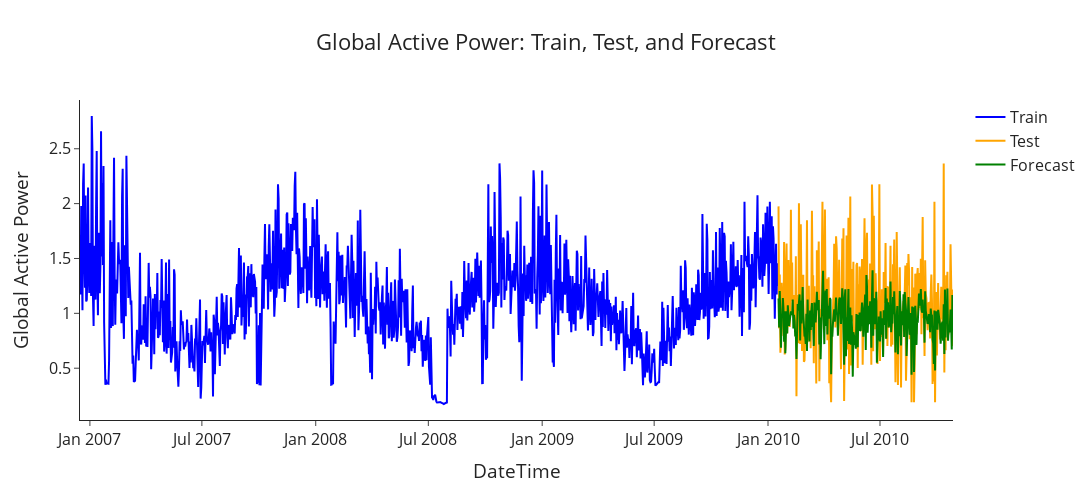

Here is the notebook cell this chart was saved with:
### Code cell
plot_forecasts2(
    train=train_actual.flatten(),
    test=y_test_actual.flatten(),
    forecasts=predicted2.flatten(),
    x_axis=x_axis,
    title="Global Active Power: Train, Test, and Forecast"
)

### Figure 1 — Plotly figure (JSON) as saved in the notebook; plotly's stock layout.template omitted (floating-point values rounded to 4 significant figures; data arrays with more than 128 entries replaced by an {"elided": "..."} marker saying what was removed)
{"data": [{"line": {"color": "blue"}, "mode": "lines", "name": "Train", "type": "scatter", "x": {"elided": "1129 str values"}, "y": {"elided": "1129 float values"}}, {"line": {"color": "orange"}, "mode": "lines", "name": "Test", "type": "scatter", "x": {"elided": "313 str values"}, "y": {"elided": "283 float values"}}, {"line": {"color": "green"}, "mode": "lines", "name": "Forecast", "type": "scatter", "x": {"elided": "313 str values"}, "y": {"elided": "283 float values"}}], "layout": {"font": {"size": 16}, "height": 500, "title": {"text": "Global Active Power: Train, Test, and Forecast", "x": 0.5}, "width": 1150, "xaxis": {"title": {"text": "DateTime"}}, "yaxis": {"title": {"text": "Global Active Power"}}}}
